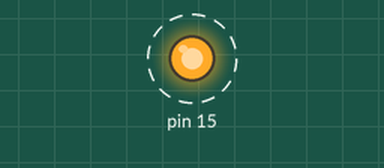
The sketch below on a simulated Arduino Uno, built with avr-gcc and run on an emulated ATmega328P. Shown: output pins drawn as LEDs (lit = HIGH). Dashed ring = blinking.

Above: at 0.5 s.
Timing chart, 0 to 4.6 s (numbered marks = the images above):
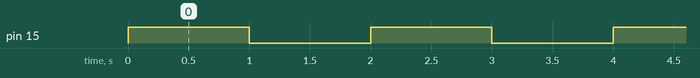

The sketch:

led.ino
```cpp
void setup() {
  pinMode(15,OUTPUT);

}

void loop() {

   digitalWrite(15,HIGH);
   delay(1000);
   digitalWrite(15,LOW);
   delay(1000);
}
```

Measured:
- by itself, pin 15: alternates HIGH for 1.0 s and LOW for 1.0 s
